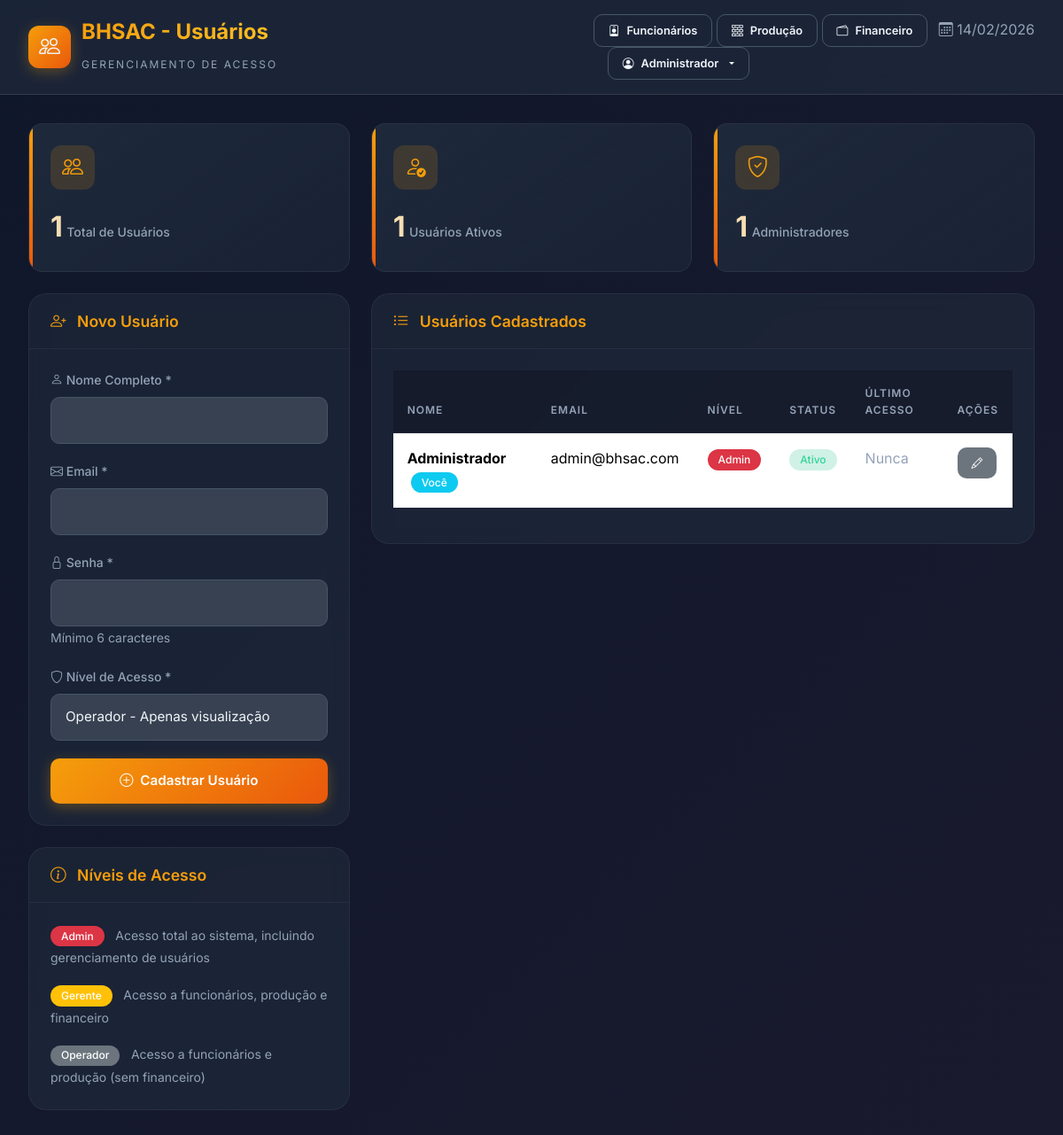
/usuarios.php (signed in), run on the app's committed database.
### tables this page shows
CREATE TABLE IF NOT EXISTS usuarios (
    id INT AUTO_INCREMENT PRIMARY KEY,
    nome VARCHAR(100) NOT NULL,
    email VARCHAR(100) NOT NULL UNIQUE,
    senha VARCHAR(255) NOT NULL,
    nivel ENUM('admin', 'gerente', 'operador') DEFAULT 'operador',
    ativo BOOLEAN DEFAULT TRUE,
    ultimo_acesso TIMESTAMP NULL,
    criado_em TIMESTAMP DEFAULT CURRENT_TIMESTAMP
);

### config/auth.php (called while the page is built, shortened)
<?php
require_once __DIR__ . '/database.php';
require_once __DIR__ . '/../models/UsuarioDAO.php';
class Auth
{
    public static function estaLogado(): bool
    {
        return isset($_SESSION['logado']) && $_SESSION['logado'] === true;
    }
    public static function getUsuario(): ?array
    {
        return [
            'id' => $_SESSION['usuario_id'],
            'nome' => $_SESSION['usuario_nome'],
            'email' => $_SESSION['usuario_email'],
            'nivel' => $_SESSION['usuario_nivel']
        ];
    }
}

### models/UsuarioDAO.php (called while the page is built, shortened)
<?php
require_once __DIR__ . '/../config/database.php';
class UsuarioDAO
{
    private $conn;
    public function __construct()
    {
        $this->conn = Database::getInstance()->getConnection();
    }
    public function listarTodos(): array
    {
        $stmt = $this->conn->query("SELECT id, nome, email, nivel, ativo, ultimo_acesso, criado_em FROM usuarios ORDER BY nome");
        return $stmt->fetchAll();
    }
}

### config/database.php (called while the page is built, shortened)
<?php
class Database
{
    private static $instance = null;
    private $connection;
    private function __construct()
    {
        try {
            $dsn = "mysql:host=" . DB_HOST . ";port=" . DB_PORT . ";dbname=" . DB_NAME . ";charset=utf8mb4";
            $options = [
                PDO::ATTR_ERRMODE => PDO::ERRMODE_EXCEPTION,
                PDO::ATTR_DEFAULT_FETCH_MODE => PDO::FETCH_ASSOC,
                PDO::ATTR_EMULATE_PREPARES => false,
            ];
            $this->connection = new PDO($dsn, DB_USER, DB_PASS, $options);
        } catch (PDOException $e) {
            die("Erro de conexão: " . $e->getMessage());
        }
    }
    public static function getInstance()
    {
        if (self::$instance === null) {
            self::$instance = new self();
        }
        return self::$instance;
    }
    public function getConnection()
    {
        return $this->connection;
    }
}

### usuarios.php (the view, shortened to what this page needs)
<?php
require_once __DIR__ . '/config/auth.php';
require_once __DIR__ . '/models/UsuarioDAO.php';
$usuarioLogado = Auth::getUsuario();
$dao = new UsuarioDAO();
$usuarios = $dao->listarTodos();
?>
<!DOCTYPE html>
<html lang="pt-BR">
<head>
    <link href="https://cdn.jsdelivr.net/npm/bootstrap@5.3.8/dist/css/bootstrap.min.css" rel="stylesheet">
    <link href="https://cdn.jsdelivr.net/npm/bootstrap-icons@1.11.3/font/bootstrap-icons.min.css" rel="stylesheet">
    <link rel="stylesheet" href="css/style.css">
</head>
<body>
    <header class="header">
        <div class="header-content">
            <div class="logo">
                <div class="logo-icon">
                    <i class="bi bi-people"></i>
                </div>
                <div class="logo-text">
                    <h1>BHSAC - Usuários</h1>
                    <span>Gerenciamento de Acesso</span>
                </div>
            </div>
            <div class="header-actions">
                <a href="index.php" class="btn btn-outline btn-sm" title="Funcionários">
                    <i class="bi bi-person-badge"></i> Funcionários
                </a>
                <a href="producao.php" class="btn btn-outline btn-sm" title="Produção">
                    <i class="bi bi-bricks"></i> Produção
                </a>
                <a href="financeiro.php" class="btn btn-outline btn-sm" title="Financeiro">
                    <i class="bi bi-wallet2"></i> Financeiro
                </a>
                <span class="text-secondary ms-2">
                    <i class="bi bi-calendar3"></i>
                    <?= date('d/m/Y') ?>
                </span>
                <div class="dropdown ms-3">
                    <button class="btn btn-outline btn-sm dropdown-toggle" type="button" data-bs-toggle="dropdown">
                        <i class="bi bi-person-circle"></i> <?= htmlspecialchars($usuarioLogado['nome']) ?>
                    </button>
                </div>
            </div>
        </div>
    </header>
    <div class="main-container fade-in">
        <div class="stats-grid mb-4">
            <div class="stat-card">
                <div class="stat-icon"><i class="bi bi-people"></i></div>
                <div class="stat-info">
                    <span class="stat-value"><?= count($usuarios) ?></span>
                    <span class="stat-label">Total de Usuários</span>
                </div>
            </div>
            <div class="stat-card">
                <div class="stat-icon"><i class="bi bi-person-check"></i></div>
                <div class="stat-info">
                    <span class="stat-value"><?= count(array_filter($usuarios, fn($u) => $u['ativo'])) ?></span>
                    <span class="stat-label">Usuários Ativos</span>
                </div>
            </div>
            <div class="stat-card">
                <div class="stat-icon"><i class="bi bi-shield-check"></i></div>
                <div class="stat-info">
                    <span
                        class="stat-value"><?= count(array_filter($usuarios, fn($u) => $u['nivel'] === 'admin')) ?></span>
                    <span class="stat-label">Administradores</span>
                </div>
            </div>
        </div>
        <div class="row">
            <div class="col-lg-4 mb-4">
                <div class="card">
                    <div class="card-header">
                        <h3 class="card-title"><i class="bi bi-person-plus"></i> Novo Usuário</h3>
                    </div>
                    <div class="card-body">
                        <form method="POST" action="">
                            <div class="form-group">
                                <label><i class="bi bi-person"></i> Nome Completo *</label>
                                <input type="text" class="form-control" name="nome" required>
                            </div>
                            <div class="form-group">
                                <label><i class="bi bi-envelope"></i> Email *</label>
                                <input type="email" class="form-control" name="email" required>
                            </div>
                            <div class="form-group">
                                <label><i class="bi bi-lock"></i> Senha *</label>
                                <input type="password" class="form-control" name="senha" required minlength="6">
                                <small class="text-muted">Mínimo 6 caracteres</small>
                            </div>
                            <div class="form-group">
                                <label><i class="bi bi-shield"></i> Nível de Acesso *</label>
                                <select class="form-control" name="nivel" required>
                                    <option value="operador">Operador - Apenas visualização</option>
                                </select>
                            </div>
                            <button type="submit" name="cadastrar" class="btn btn-primary btn-block">
                                <i class="bi bi-plus-circle"></i> Cadastrar Usuário
                            </button>
                        </form>
                    </div>
                </div>
                <div class="card mt-4">
                    <div class="card-header">
                        <h3 class="card-title"><i class="bi bi-info-circle"></i> Níveis de Acesso</h3>
                    </div>
                    <div class="card-body">
                        <div class="mb-3">
                            <span class="badge bg-danger me-2">Admin</span>
                            <small>Acesso total ao sistema, incluindo gerenciamento de usuários</small>
                        </div>
                        <div class="mb-3">
                            <span class="badge bg-warning me-2">Gerente</span>
                            <small>Acesso a funcionários, produção e financeiro</small>
                        </div>
                        <div>
                            <span class="badge bg-secondary me-2">Operador</span>
                            <small>Acesso a funcionários e produção (sem financeiro)</small>
                        </div>
                    </div>
                </div>
            </div>
            <div class="col-lg-8">
                <div class="card">
                    <div class="card-header">
                        <h3 class="card-title"><i class="bi bi-list-ul"></i> Usuários Cadastrados</h3>
                    </div>
                    <div class="card-body">
                        <div class="table-responsive">
                            <table class="table employees-table">
                                <thead>
                                    <tr>
                                        <th>Nome</th>
                                        <th>Email</th>
                                        <th>Nível</th>
                                        <th>Status</th>
                                        <th>Último Acesso</th>
                                        <th>Ações</th>
                                    </tr>
                                </thead>
                                <tbody>
                                    <?php foreach ($usuarios as $u): ?>
                                        <tr>
                                            <td>
                                                <strong><?= htmlspecialchars($u['nome']) ?></strong>
                                                <?php if ($u['id'] == $usuarioLogado['id']): ?>
                                                    <span class="badge bg-info ms-1">Você</span>
                                                <?php endif; ?>
                                            </td>
                                            <td><?= htmlspecialchars($u['email']) ?></td>
                                            <td>
                                                <?php
                                                $badgeClass = match ($u['nivel']) {
                                                    'admin' => 'bg-danger',
                                                    'gerente' => 'bg-warning',
                                                    default => 'bg-secondary'
                                                };
                                                ?>
                                                <span class="badge <?= $badgeClass ?>"><?= ucfirst($u['nivel']) ?></span>
                                            </td>
                                            <td>
                                                <?php if ($u['ativo']): ?>
                                                    <span class="badge badge-active">Ativo</span>
                                                <?php else: ?>
                                                    <span class="badge badge-inactive">Inativo</span>
                                                <?php endif; ?>
                                            </td>
                                            <td>
                                                <?php if ($u['ultimo_acesso']): ?>
                                                    <?= date('d/m/Y H:i', strtotime($u['ultimo_acesso'])) ?>
                                                <?php else: ?>
                                                    <span class="text-muted">Nunca</span>
                                                <?php endif; ?>
                                            </td>
                                            <td>
                                                <button class="btn btn-sm btn-secondary"
                                                    onclick="editarUsuario(<?= htmlspecialchars(json_encode($u)) ?>)"
                                                    title="Editar">
                                                    <i class="bi bi-pencil"></i>
                                                </button>
                                            </td>
                                        </tr>
                                    <?php endforeach; ?>
                                </tbody>
                            </table>
                        </div>
                    </div>
                </div>
            </div>
        </div>
    </div>
</body>
</html>

### data on the page
usuarios: nome "Administrador", ativo "1", nivel "1", shows "Você", email "admin@bhsac.com", nivel "Admin", shows "Ativo", shows "Nunca"

### other printed values
count($usuarios) "1"
